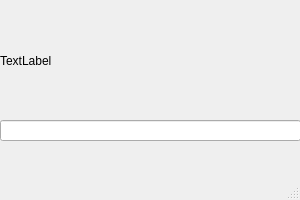
<?xml version="1.0" encoding="UTF-8"?>
<ui version="4.0">
 <class>MainWindow</class>
 <widget class="QMainWindow" name="MainWindow">
  <property name="geometry">
   <rect>
    <x>0</x>
    <y>0</y>
    <width>300</width>
    <height>200</height>
   </rect>
  </property>
  <property name="minimumSize">
   <size>
    <width>300</width>
    <height>200</height>
   </size>
  </property>
  <property name="windowTitle">
   <string>Hello</string>
  </property>
  <widget class="QWidget" name="centralwidget">
   <widget class="QLabel" name="label">
    <property name="geometry">
     <rect>
      <x>0</x>
      <y>0</y>
      <width>301</width>
      <height>121</height>
     </rect>
    </property>
    <property name="text">
     <string>TextLabel</string>
    </property>
   </widget>
   <widget class="QLineEdit" name="lineEdit">
    <property name="geometry">
     <rect>
      <x>0</x>
      <y>120</y>
      <width>301</width>
      <height>21</height>
     </rect>
    </property>
   </widget>
  </widget>
  <widget class="QMenuBar" name="menubar">
   <property name="geometry">
    <rect>
     <x>0</x>
     <y>0</y>
     <width>300</width>
     <height>28</height>
    </rect>
   </property>
   <property name="defaultUp">
    <bool>true</bool>
   </property>
  </widget>
  <widget class="QStatusBar" name="statusbar"/>
 </widget>
 <resources/>
 <connections>
  <connection>
   <sender>lineEdit</sender>
   <signal>textChanged(QString)</signal>
   <receiver>label</receiver>
   <slot>setText(QString)</slot>
   <hints>
    <hint type="sourcelabel">
     <x>150</x>
     <y>169</y>
    </hint>
    <hint type="destinationlabel">
     <x>150</x>
     <y>79</y>
    </hint>
   </hints>
  </connection>
 </connections>
</ui>
